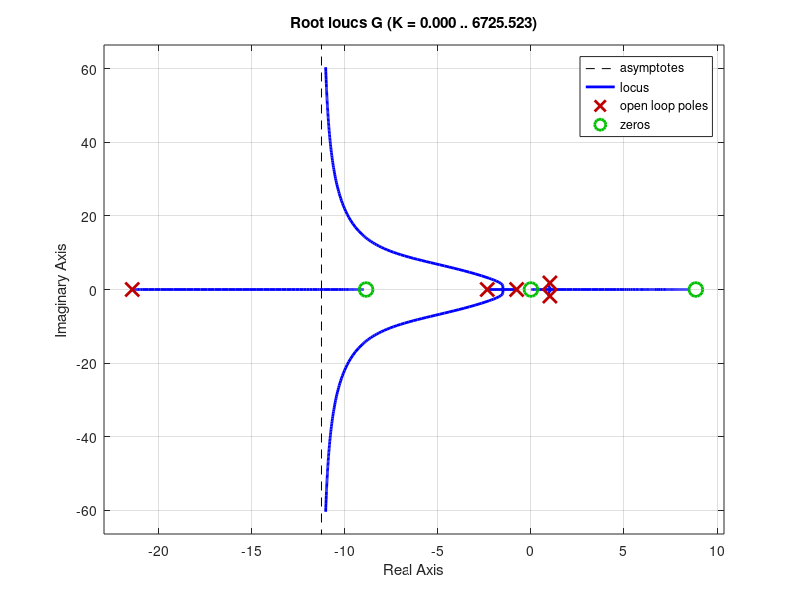

This chart was generated by the following MATLAB code: (Note: this script raises an error after producing the figure.)
clear

%k = 1;
%numerator = [0.5463 -0.001183 -42.88 0];
%P = [1 (21.6068+3.09772*k*c3 + 0.54638*k*c4) (-0.0012*k*c4 - 3.4161 + 0.5463*k*c2 + 3.0972*k*c1) (-21.0659*k*c3 - 42.8779*k*c4 - 0.0012*k*c2 + 0.5463*k*c5 - 146.9644) (-21.0659*k*c1 - 138.8722 - 42.8779*k*c2 - 0.0012*k*c5) (-42.8779*k*c5)];
%G = tf(numerator,P)
%k = 15;
%P = [1 (21.6068+3.09772*k*c3 + 0.54638*k*c4) (-0.0012*k*c4 - 3.4161 + 0.5463*k*c2 + 3.0972*k*c1) (-21.0659*k*c3 - 42.8779*k*c4 - 0.0012*k*c2 + 0.5463*k*c5 - 146.9644) (-21.0659*k*c1 - 138.8722 - 42.8779*k*c2 - 0.0012*k*c5) (-42.8779*k*c5)];
%G_comp = tf(numerator,P)
%zpk(G_comp)
%ltiview(G_comp)

%sym ksym
c1 = 10.8458;
c2 = -13.4583;
c3 = 1;
c4 = -4.0192;
c5 = -3.7792;
k = 1;
P = [1 (21.6068+3.09772*k*c3 + 0.54638*k*c4) (-0.0012*k*c4 - 3.4161 + 0.5463*k*c2 + 3.0972*k*c1) (-21.0659*k*c3 - 42.8779*k*c4 - 0.0012*k*c2 + 0.5463*k*c5 - 146.9644) (-21.0659*k*c1 - 138.8722 - 42.8779*k*c2 - 0.0012*k*c5) (-42.8779*k*c5)];
numerator = [0.5463 -0.001183 -42.88 0];
G = tf(numerator,P)

%zpk(G)

%pole(G)
%pzmap(G)
rlocus(G)
sgrid(0.78,0)
%[r,p,k] = residue(numerator,P)

%s = tf('s');
%dom_fnc = (-0.2137/(s+2.3495)*-0.1569/(s+0.7658))
%step(dom_fnc, 'b', G, 'r')
%legend('dom poles only','actual')
%step(dom_fnc)
%rlocus(dom_fnc)
%sgrid(0.78,0)

%k = 63.5
